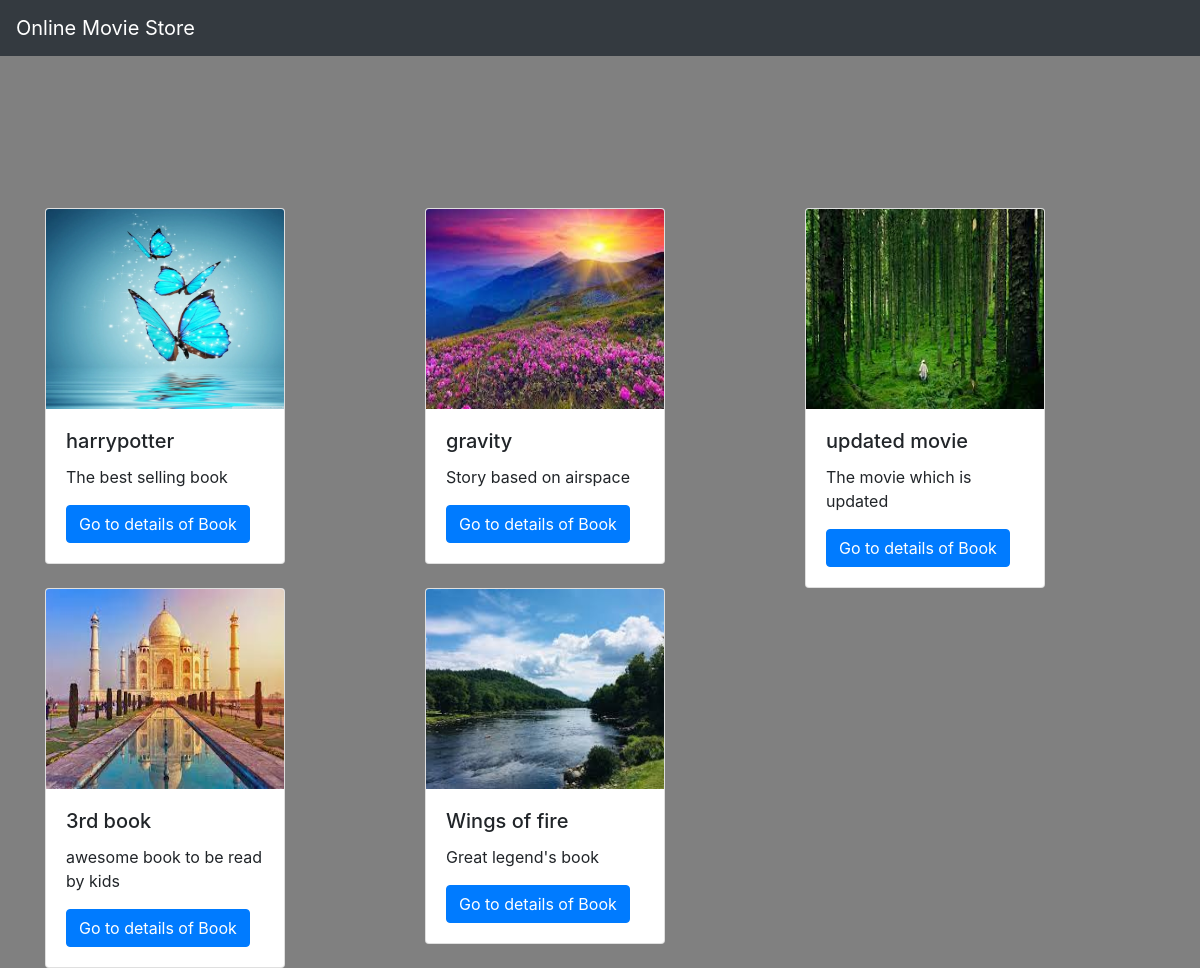
The page / on the database its author committed.
### movapp/models.py (models this page shows)
class Movie(models.Model):
    name=models.CharField(max_length=258)
    desc=models.TextField()
    year=models.IntegerField()
    img=models.ImageField(upload_to='gallery')

### movapp/views.py (the view)
# urls.py: path('', views.index, name='index'),
def index(request):
    movie = Movie.objects.all()
    context = {
        'movie_list': movie
    }
    return render(request, 'index.html', context)

### templates/index.html
{% extends 'base.html' %}
{% block body %}
<div class="container">
 <div class="row" >
  {% for i in movie_list %}
   <div class="col-md-4" >
     <div class="card" style="width: 15rem; top:40%">
           <img class="card-img-top"  src="{{i.img.url}}" alt="..."  height="200px">
        <div class="card-body" >
           <h5 class="card-title">{{i.name}}</h5>
           <p class="card-text">{{i.desc}}</p>
           <a href="{% url 'movapp:detail' i.id %}" class="btn btn-primary">Go to details of Book</a>
        </div>
     </div>
   </div>
   {% endfor %}
 </div>
</div>
{% endblock %}

### templates/base.html (shortened to what this page needs)
{% load static %}
<!DOCTYPE html>
<html lang="en">
<head>
    <link rel="stylesheet" href="https://cdn.jsdelivr.net/npm/bootstrap@4.0.0/dist/css/bootstrap.min.css">
    <link rel="stylesheet" href="{% static 'style.css' %}">
</head>
<body>
<nav class="navbar navbar-dark bg-dark">
  <a class="navbar-brand" href="#">
   Online Movie Store
  </a>
</nav>
{% block body %}
{% endblock %}
</body>
</html>

### static/style.css (style rules this page uses)
body { background-color:Gray; }

### rows shown on the page
Movie: img (picture), name "harrypotter", desc "The best selling book"
Movie: img (picture), name "gravity", desc "Story based on airspace"
Movie: img (picture), name "updated movie", desc "The movie which is updated"
Movie: img (picture), name "3rd book", desc "awesome book to be read by kids"
Movie: img (picture), name "Wings of fire", desc "Great legend's book"
